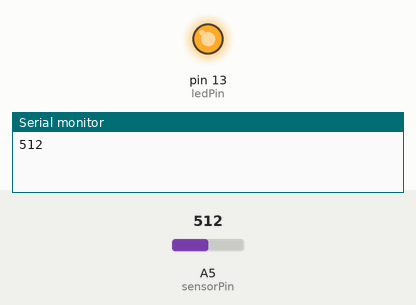
Simulated run of this sketch. Board: Arduino Uno, built with avr-gcc and run on an emulated ATmega328P. Parts: output pins drawn as LEDs (lit = HIGH), the last lines printed to the serial monitor. The test bench sets the inputs (shaded band); at power-on: A5 (sensorPin) = 512.

Above: at 1.8 s.
1.9 s: A5 (sensorPin) set to 176
3.4 s: A5 (sensorPin) set to 148
At 5.0 s:
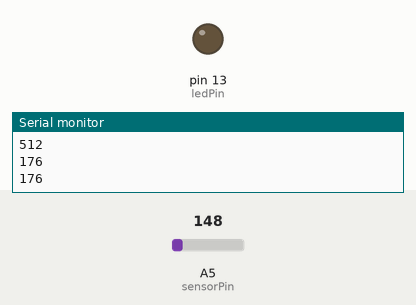
5.5 s: A5 (sensorPin) set to 170
At 6.5 s:
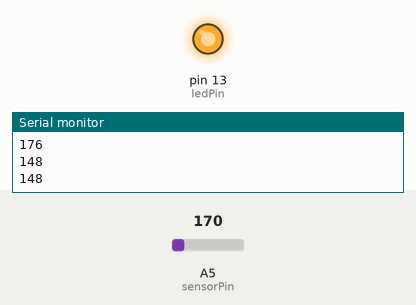
7.5 s: A5 (sensorPin) set to 150
At 9.3 s:
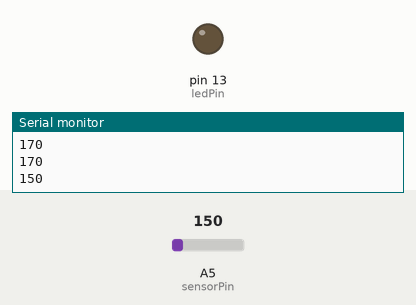
Timing chart, 0 to 10.5 s (numbered marks = the images above; inputs shaded):
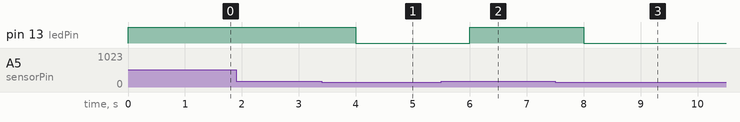

Measured:
- the behaviour switches between 161 and 160 on A5 (sensorPin) (found by bisection; images 0 and 1)
- after the input at 3.4 s, pin 13 (ledPin): HIGH → LOW after 0.60 s
- after the input at 5.5 s, pin 13 (ledPin): LOW → HIGH after 0.50 s
- after the input at 7.5 s, pin 13 (ledPin): HIGH → LOW after 0.50 s

The sketch:

photoresistor-demo.ino
```cpp
/*  ________________________________________
 *  | Arduino Uno  |   KY018 Photo resistor |
 *  |--------------|------------------------|
 *  | GND          |   GND                  |
 *  | 5V           |   5V(pin2)             |
 *  | A5           |   S(pin3)              |
 *  |--------------|------------------------|
 */

int sensorPin = A5; // input in pin 'S'
int ledPin = 13; // select the pin for the LED
int sensorValue = 0; // variable to store the value coming from the sensor


void setup() {
  pinMode(ledPin, OUTPUT);
  Serial.begin(9600); // 9600 baud in monitor
}


void loop() {
  sensorValue = analogRead(sensorPin);

  if (sensorValue > 160){ // Dark, Light on (pin 'L')
    digitalWrite(ledPin, HIGH);
  }else{                  // Not Dark, Light off (pin 'L')
    digitalWrite(ledPin, LOW);
  }
  delay(1000);
  Serial.println(sensorValue, DEC); // Print light value
}
```
